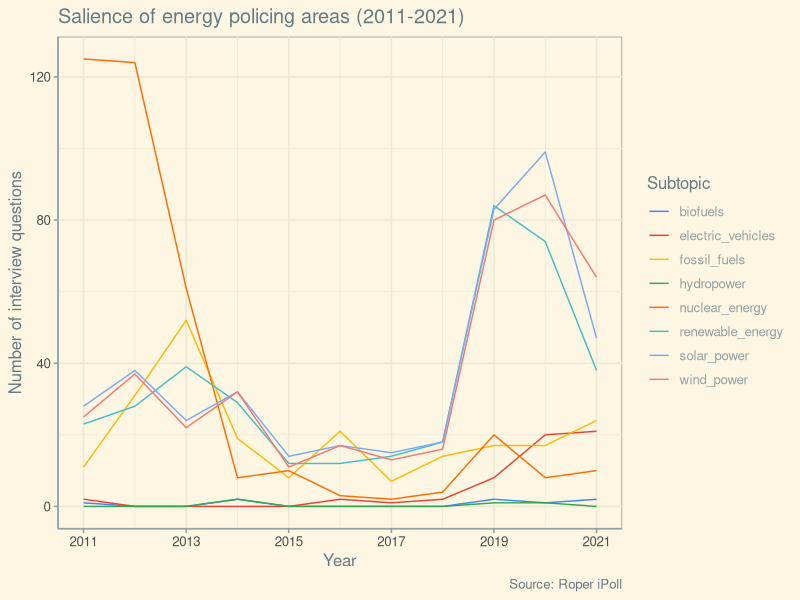
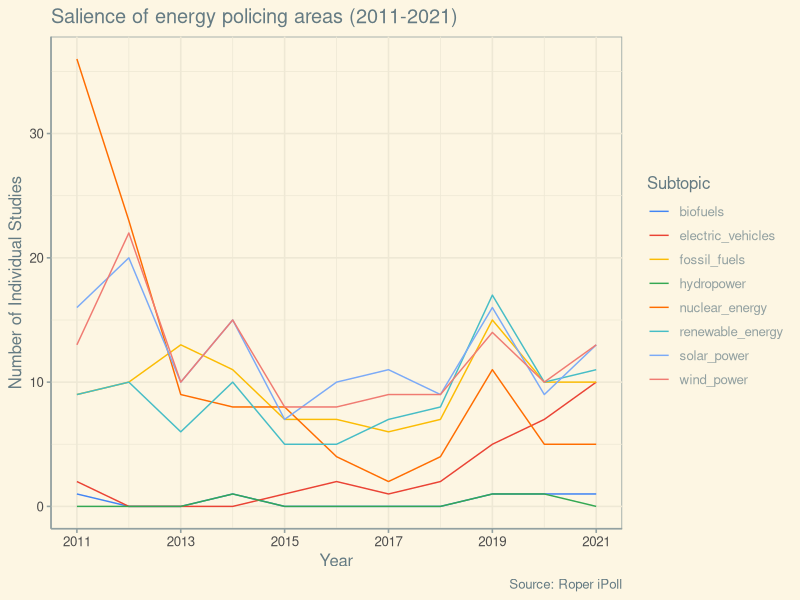
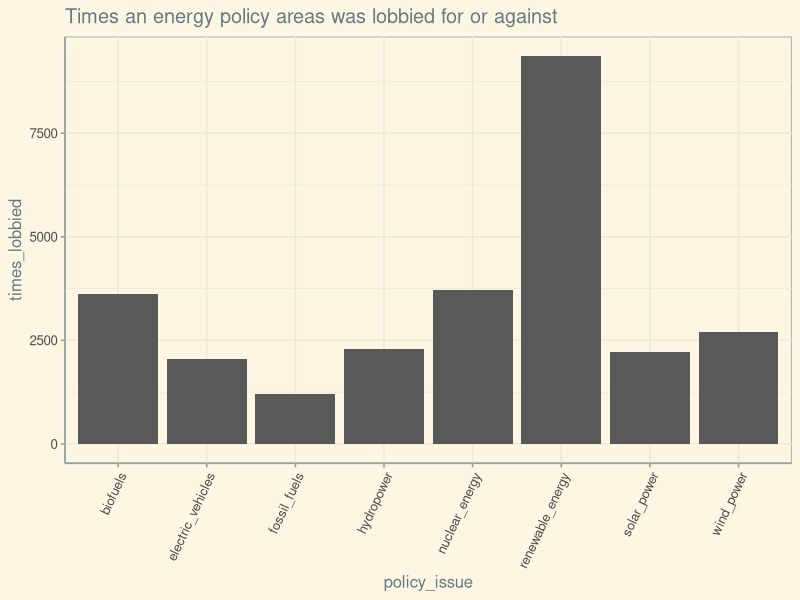
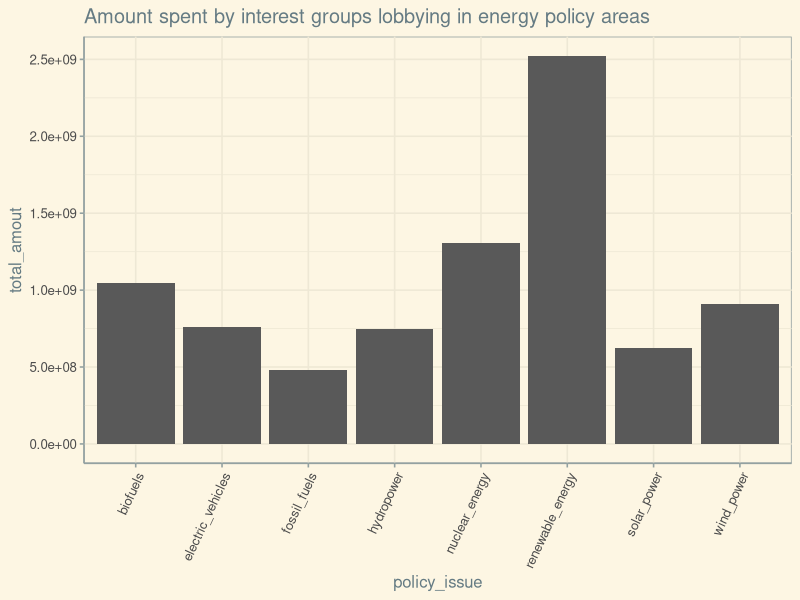

R code for these plots, in order:
## ---- chunk 1
#load libraries & packages
library(dplyr)
library(readr)
library(tidyr)
library(ggplot2)
library(ggthemes)
library(lubridate)

salience_df <- read_csv("datasets/salience.csv", show_col_types = FALSE)
salience_df <- salience_df %>% 
  mutate(Subtopic=recode(Subtopic, 
                         'Renewable'='renewable_energy', 
                         'Fossil'='fossil_fuels',
                         'Nuclear'='nuclear_energy',
                         'Solar'= 'solar_power',
                         'Wind'='wind_power',
                         'Hydropower' = 'hydropower',
                         'Biofuels'='biofuels',
                         'Evehicles'='electric_vehicles'))
#turn years into date format (just in case)
salience_df$Year_Date <- lubridate::ymd(salience_df$Year, truncated = 2L)


dataframe_final <- read_csv("datasets/energy_policy_lobbying.csv", show_col_types = FALSE)
## ---- chunk 2
ggplot(salience_df, aes(x=Year))+
  geom_line(aes(y=NbrQuestions, col=Subtopic))+
  labs(title="Salience of energy policing areas (2011-2021)",
       y = "Number of interview questions",
       caption = "Source: Roper iPoll")+
  scale_x_continuous(breaks = seq(from = 2011, to = 2021, by = 2))+
  scale_color_gdocs()+
  theme_solarized()
## ---- chunk 3

ggplot(salience_df, aes(x=Year))+
  geom_line(aes(y=NbrStudies, col=Subtopic))+
  labs(title="Salience of energy policing areas (2011-2021)",
       y = "Number of Individual Studies",
       caption = "Source: Roper iPoll")+
  scale_x_continuous(breaks = seq(from = 2011, to = 2021, by = 2))+
  scale_color_gdocs()+
  theme_solarized()
## ---- chunk 4
#New dataframe: for each subtopic, global salience & total times lobbied
grouped_areas_df <- dataframe_final %>%
  #get variables of interest
  select(times_lobbied, total_amout, policy_issue) %>%
  #bring to one row per subtopic (summing times lobbied & total amount)
  group_by(policy_issue) %>%
  summarise_all(funs(sum))

ggplot(data = grouped_areas_df, aes(x=policy_issue, y = times_lobbied))+
  geom_bar(stat = "identity", position = "dodge") +
  theme_solarized()+
  ggtitle("Times an energy policy areas was lobbied for or against")+
  theme(axis.text.x = element_text(angle = 65, vjust = 1, hjust=1))

ggplot(data = grouped_areas_df, aes(x=policy_issue, y = total_amout))+
  geom_bar(stat = "identity", position = "dodge") +
  ggtitle("Amount spent by interest groups lobbying in energy policy areas")+
  theme_solarized()+
  theme(axis.text.x = element_text(angle = 65, vjust = 1, hjust=1))
## ---- chunk 5
#collapse salience df to one row per subtopic (summing too)
salience_reduced <- salience_df %>% 
  select(-Year, -Year_Date)%>%
  group_by(Subtopic)%>%
  summarise_all(funs(sum))

#join the two datasets by subtopic
final_df <- left_join(grouped_areas_df, salience_reduced, by = c("policy_issue"="Subtopic"))

